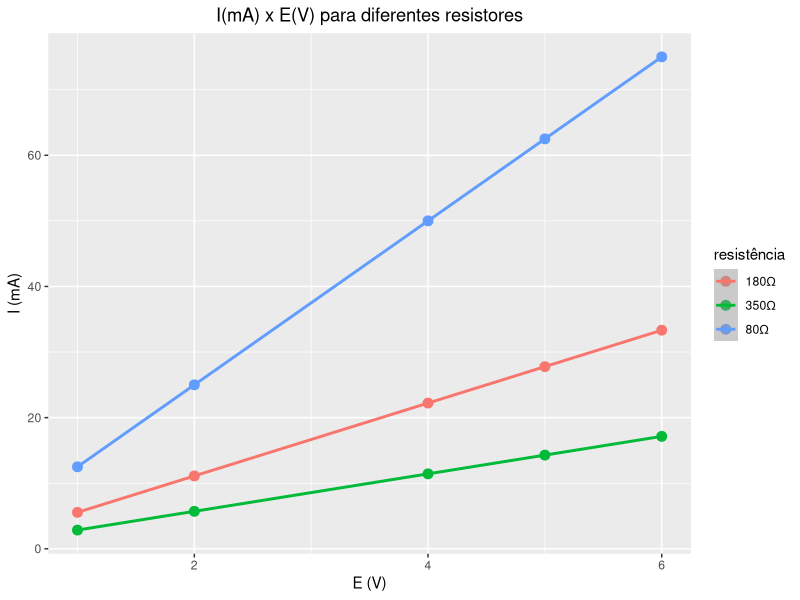

The R source for this figure:
library(ggplot2)

x_axis <- c(1, 2, 4, 5, 6)
y_180 <- c(5.556, 11.11, 22.22, 27.77, 33.33)
y_80 <- c(12.5, 25, 50, 62.5, 75)
y_350 <- c(2.857, 5.714, 11.428, 14.286, 17.143)

dd <- data.frame(x_axis, y_180, y_80, y_350)
g <- ggplot(dd, aes(x_axis, col = resistência )) +
  geom_point(aes(y = y_180, col = "180Ω"), size = 3) +
  geom_point(aes(y = y_80, col = "80Ω"), size = 3) +
  geom_point(aes(y = y_350, col = "350Ω"), size = 3) +
  stat_smooth(method = "lm", aes(y = y_180, col = "180Ω")) +
  stat_smooth(method = "lm", aes(y = y_80, col = "80Ω")) +
  stat_smooth(method = "lm", aes(y = y_350, col = "350Ω")) +
  labs(title = "I(mA) x E(V) para diferentes resistores", y = "I (mA)", x = "E (V)") +
  theme(plot.title = element_text(hjust = 0.5))

plot(g)